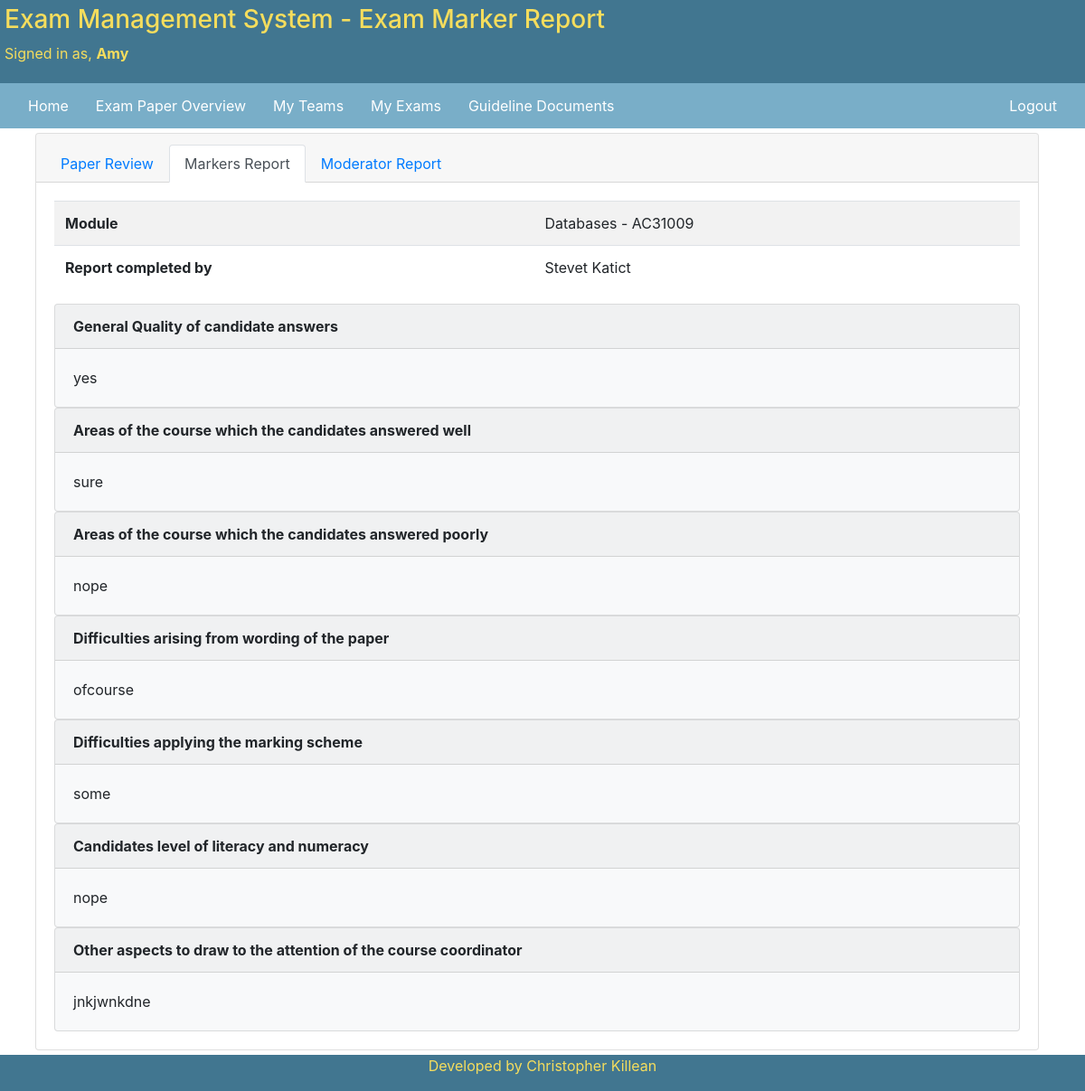
The app's page /exam_papers/review-exam-marker-Report/1/ (signed in) with its own data.
### accounts/models.py (models this page shows, shortened)
class CustomUser(AbstractUser):
    USER_ROLE_CHOICES = [
        ('EXAM_STAFF', 'Exam Staff'),
        ('EXTERNAL_EXAMINER', 'External Examiner'),
        ('SCHOOL_OFFICE', 'School Office'),
    ]
    user_role = models.CharField(
        choices=USER_ROLE_CHOICES,
        null=False, default='',
        max_length=19
    )
    first_name = models.CharField(
        max_length=40,
        blank=False
    )
    last_name = models.CharField(
        max_length=100,
        blank=False
    )
    email = models.EmailField(
        max_length=100,
        blank=False,
        default='',
        unique=True
    )
    date_joined = models.DateTimeField(
        default=timezone.now
    )
    is_superuser = models.BooleanField(
        default=False
    )
    is_active = models.BooleanField(
        default=True
    )
    REQUIRED_FIELDS = ['user_role', 'first_name', 'last_name', 'email']
    def users_name(self):
        return self.first_name + ' ' + self.last_name

### exam_paper/models.py (models this page shows, shortened)
class ExamPaper(models.Model):
    Exam_Stages_Options = [
        ('INITIAL_DRAFT', 'Initial Draft'),
        ('INTERNAL_REVIEW', 'Internal Review'),
        ('INTERNAL_REVIEW_COMPLETE', 'Internal Review Complete'),
        ('VETTING_COMMITTEE', 'Vetting Committee'),
        ('VETTING_COMMITTEE_COMPLETE', 'Vetting Committee Review Complete'),
        ('EXTERNAL_REVIEW', 'External Review'),
        ('EXTERNAL_REVIEW_COMPLETE', 'External Review Complete'),
        ('PAPER_FINALISED', 'Paper Finalised'),
        ('EXAM_REPORT', 'Exam Marker Report Submitted'),
        ('REPORTS_COMPLETED', 'Exam Review Complete')
    ]
    paper_team = models.ForeignKey(
        Team,
        null=False,
        on_delete=models.PROTECT,
        related_name='paper_team_set'
    )
    paper_creation_stage = models.CharField(
        choices=Exam_Stages_Options,
        null=False,
        max_length=30,
        default='INITIAL_DRAFT'
    )
    requires_resit_paper = models.BooleanField(
        default=False
    )
    main_exam = models.BooleanField(
        default=True
    )
    module_exam = models.ForeignKey(
        ModuleDetail,
        null=False,
        on_delete=models.PROTECT,
        related_name='exam_module_set'
    )
    exam_paper_type = models.ForeignKey(
        ExamType,
        null=False,
        on_delete=models.PROTECT,
        related_name='exam_type_set'
    )
    paper_review_deadlines = models.ForeignKey(
        SubmissionDeadlines,
        null=False,
        on_delete=models.PROTECT,
        related_name='paper_deadlines_set'
    )
    submission_initial_draft = models.DateField(
        null=True
    )
    submission_internal_review_response = models.DateField(
        null=True
    )
    submission_internal_review_amendments = models.DateField(
        null=True
    )
    submission_vetting_committee_response = models.DateField(
        null=True
    )
    submission_vetting_committee_amendments = models.DateField(
        null=True
    )
    submission_external_review_response = models.DateField(
        null=True
    )
    submission_school_office = models.DateField(
        null=True
    )
    submission_exam_marker_report = models.DateField(
        null=True
    )
    submission_moderator_report = models.DateField(
        null=True
    )
    active = models.BooleanField(
        null=False,
        default=True
    )

class ExamMarkerReport(models.Model):
    related_exam_paper = models.ForeignKey(
        ExamPaper,
        on_delete=models.CASCADE,
        null=False
    )
    module_code_and_name = models.ForeignKey(
        ModuleDetail,
        on_delete=models.PROTECT,
        null=False,
        related_name='module_code_and_name_set'
    )
    report_completed_by = models.ForeignKey(
        settings.AUTH_USER_MODEL,
        on_delete=models.PROTECT,
        null=False,
        related_name='report_completed_by_set'
    )
    quality_answers = models.TextField(
        max_length=1000,
        blank=False
    )
    areas_answered_well = models.TextField(
        max_length=1000,
        blank=False
    )
    areas_answered_poorly = models.TextField(
        max_length=1000,
        blank=False
    )
    difficulties_wording_paper = models.TextField(
        max_length=1000,
        blank=False
    )
    difficulties_marking_scheme = models.TextField(
        max_length=1000,
        blank=False
    )
    candidate_literacy_numeracy = models.TextField(
        max_length=1000,
        blank=False
    )
    additional_comments = models.TextField(
        max_length=1000,
        blank=True
    )

### details/models.py (models this page shows)
class ModuleDetail(models.Model):
    module_code = models.CharField(
        'Module Code',
        max_length=7,
        null=False,
        validators=[MinLengthValidator(7)],
        unique=True
    )
    module_name = models.CharField(
        max_length=100,
        null=False,
        unique=True
    )
    active = models.BooleanField(
        null=False,
        editable=True,
        unique=False,
        default=True
    )
    def __str__(self):
        return self.module_name + ' - ' + self.module_code

### exam_paper/views.py (the view)
# urls.py: path('review-exam-marker-Report/<int:exam_paper_ref>/', ReviewExamMarkerReport.as_view(),
class ReviewExamMarkerReport(LoginRequiredMixin, DetailView):
    model = ExamMarkerReport
    context_object_name = 'exam_report'
    template_name = 'exam_papers/exam_marker_report.html'
    def get_object(self, **kwargs):
        error_response = "You can only view exam marker reports of papers which your team is responsible for"
        error_no_report = "Exam markers report has not been submitted at this stage"
        try:
            exam_paper_instance = ExamPaper.objects.get(id=self.kwargs['exam_paper_ref'])
            team_instance = Team.objects.get(id=exam_paper_instance.paper_team_id)
            if verify_user_in_team(self, team_instance) or self.request.user.is_superuser:
                try:
                    exam_marker_report = ExamMarkerReport.objects.get(related_exam_paper=exam_paper_instance)
                    return exam_marker_report
                except ObjectDoesNotExist:
                    raise Http404("%s" % error_no_report)
        except ObjectDoesNotExist:
            raise Http404("%s" % error_response)
    def get_context_data(self, **kwargs):
        exam_paper = ExamPaper.objects.get(pk=self.kwargs['exam_paper_ref'])
        context = super(ReviewExamMarkerReport, self).get_context_data(**kwargs)
        context['paper_stage'] = creation_stage_numeric(exam_paper)
        context['exam_setter'] = ExamPaper.objects.get(
            id=self.kwargs['exam_paper_ref']).paper_team.exam_setter.users_name
        context['exam_paper_ref'] = ExamPaper.objects.get(id=self.kwargs['exam_paper_ref'])
        return context

### exam_paper/custom_methods.py (called while the page is built)
def creation_stage_numeric(exam_obj):
    if exam_obj.paper_creation_stage == 'REPORTS_COMPLETED':
        return 10
    elif exam_obj.paper_creation_stage == 'EXAM_REPORT':
        return 9
    elif exam_obj.paper_creation_stage == 'PAPER_FINALISED':
        return 8
    elif exam_obj.paper_creation_stage == 'EXTERNAL_REVIEW_COMPLETE':
        return 7
    elif exam_obj.paper_creation_stage == 'EXTERNAL_REVIEW':
        return 6
    elif exam_obj.paper_creation_stage == 'VETTING_COMMITTEE_COMPLETE':
        return 5
    elif exam_obj.paper_creation_stage == 'VETTING_COMMITTEE':
        return 4
    elif exam_obj.paper_creation_stage == 'INTERNAL_REVIEW_COMPLETE':
        return 3
    elif exam_obj.paper_creation_stage == 'INTERNAL_REVIEW':
        return 2
    else:
        return 1

### teams/custom_methods.py (called while the page is built)
def verify_user_in_team(self, instance):
    if ((self.request.user == instance.exam_setter) or
            (self.request.user == instance.internal_reviewer) or
            (self.request.user == instance.vetting_committee) or
            (self.request.user == instance.external_examiner) or
            (self.request.user == instance.school_office) or
            (self.request.user == instance.observer)):
        return True
    else:
        return False

### templates/exam_papers/exam_marker_report.html (shortened to what this page needs)
{%  extends 'base.html' %}
{% block header_page_info %}
- Exam Marker Report
{% endblock %}
{% block navbar %}
    <a href="{% url 'accounts:account_home' %}">Home</a>
    <a href="{% url 'exam_paper:exam-paper-overview' exam_paper_ref.id %}">Exam Paper Overview</a>
    <a href="{% url 'teams:my-teams' %}">My Teams</a>
    <a href="{% url 'exam_paper:my-exam-papers' %}">My Exams</a>
    <a href="{% url 'details:guideline-documents' %}">Guideline Documents</a>
    {% if request.user.is_superuser %}
        <a class="ml-auto" href="{% url 'admin:index' %}">Admin Site</a>
        <a href="{% url 'accounts:logout' %}">Logout</a>
    {% else %}
        <a class="ml-auto" href="{% url 'accounts:logout' %}">Logout</a>
    {% endif %}
{% endblock %}
{% block body %}
    <div class="container">
        <div class="card">
            <div class="card-header">
                <ul class="nav nav-tabs card-header-tabs">
                    <li class="nav-item">
                        <a class="nav-link" href="{% url 'exam_paper:review-transcript' exam_paper_ref.id %}">
                            Paper Review
                        </a>
                    </li>
                    <li class="nav-item">
                        <a class="nav-link active" href="{% url 'exam_paper:review-marker-report' exam_paper_ref.id %}">
                            Markers Report
                        </a>
                    </li>
                    <li class="nav-item">
                        {% if paper_stage < 10 %}
                            <a class="nav-link disabled" href="{% url 'exam_paper:review-moderator-report' exam_paper_ref.id %}">
                        {% else %}
                            <a class="nav-link" href="{% url 'exam_paper:review-moderator-report' exam_paper_ref.id %}">
                        {% endif %}
                            Moderator Report
                            </a>
                    </li>
                </ul>
            </div>
            <div class="card-body">
                <table class="table table-striped">
                    <tr>
                        <td><b>Module</b></td>
                        <td>{{ exam_paper_ref.module_exam }}</td>
                    </tr>
                    <tr>
                        <td><b>Report completed by</b></td>
                        <td>{{ exam_setter }}</td>
                    </tr>
                </table>
                <div class="card bg-light">
                    <div class="card-header">
                        <strong>General Quality of candidate answers</strong>
                    </div>
                    <div class="card-body">
                        <p class="card-text">
                            {{ exam_report.quality_answers }}
                        </p>
                    </div>
                </div>
                <div class="card bg-light">
                    <div class="card-header">
                        <strong>Areas of the course which the candidates answered well</strong>
                    </div>
                    <div class="card-body">
                        {{ exam_report.areas_answered_well }}
                    </div>
                </div>
                <div class="card bg-light">
                    <div class="card-header">
                        <strong>Areas of the course which the candidates answered poorly</strong>
                    </div>
                    <div class="card-body">
                        {{ exam_report.areas_answered_poorly }}
                    </div>
                </div>
                <div class="card bg-light">
                    <div class="card-header">
                        <strong>Difficulties arising from wording of the paper</strong>
                    </div>
                    <div class="card-body">
                        {{ exam_report.difficulties_wording_paper }}
                    </div>
                </div>
                <div class="card bg-light">
                    <div class="card-header">
                        <strong>Difficulties applying the marking scheme</strong>
                    </div>
                    <div class="card-body">
                        {{ exam_report.difficulties_marking_scheme }}
                    </div>
                </div>
                <div class="card bg-light">
                    <div class="card-header">
                        <strong>Candidates level of literacy and numeracy</strong>
                    </div>
                    <div class="card-body">
                        {{ exam_report.candidate_literacy_numeracy }}
                    </div>
                </div>
                <div class="card bg-light">
                    <div class="card-header">
                        <strong>Other aspects to draw to the attention of the course coordinator</strong>
                    </div>
                    <div class="card-body">
                        {{ exam_report.additional_comments }}
                    </div>
                </div>
            </div>
        </div>
    </div>
</body>
{% endblock %}

### templates/base.html (shortened to what this page needs)
<!DOCTYPE html>
<html lang="en-gb">
    <head>
        <link rel="stylesheet" href="https://maxcdn.bootstrapcdn.com/bootstrap/4.3.1/css/bootstrap.min.css">
    </head>
    <body>
    <div class="header">
        <h3>Exam Management System
            {% block header_page_info %}
            {% endblock %}
        </h3>
        {% block header_signed_in_users %}
            <p class="text-black mr-auto">Signed in as, <strong>{{ user.get_short_name }}</strong></p>
        {% endblock %}
    </div>
    <div class="navbar">
        {% block navbar %}
        {% endblock %}
    </div>
    <div class="body">
    {% block body %}
    {% endblock %}
    <div class="footer">
        <p>Developed by Christopher Killean</p>
    </div>
    </body>
</html>

### templates/base.html (style rules this page uses)
* { box-sizing: border-box; }
.header { padding-top: 0px; padding: 5px; text-align: justify; background-color: #417690; color: #f5dd5d; }
.navbar { background-color: #79aec8; }
.navbar a { color: white; padding: 5px 15px; text-decoration: none; text-align: center; }
.body { width: 99%; padding: 5px; padding-bottom: 45px; }
.footer { margin-top: 10px; text-align: center; background-color: #417690; color: #f5dd5d; position: fixed; bottom: 0px; padding-left: 5px; padding-right: 5px; width: 100%; }

### records on screen
CustomUser: get_short_name "Amy"
ExamPaper: module_exam "Databases - AC31009"
CustomUser: first_name+last_name "Stevet Katict"
ExamMarkerReport: quality_answers "yes", areas_answered_well "sure", areas_answered_poorly "nope", difficulties_wording_paper "ofcourse", difficulties_marking_scheme "some", candidate_literacy_numeracy "nope", additional_comments "jnkjwnkdne"
